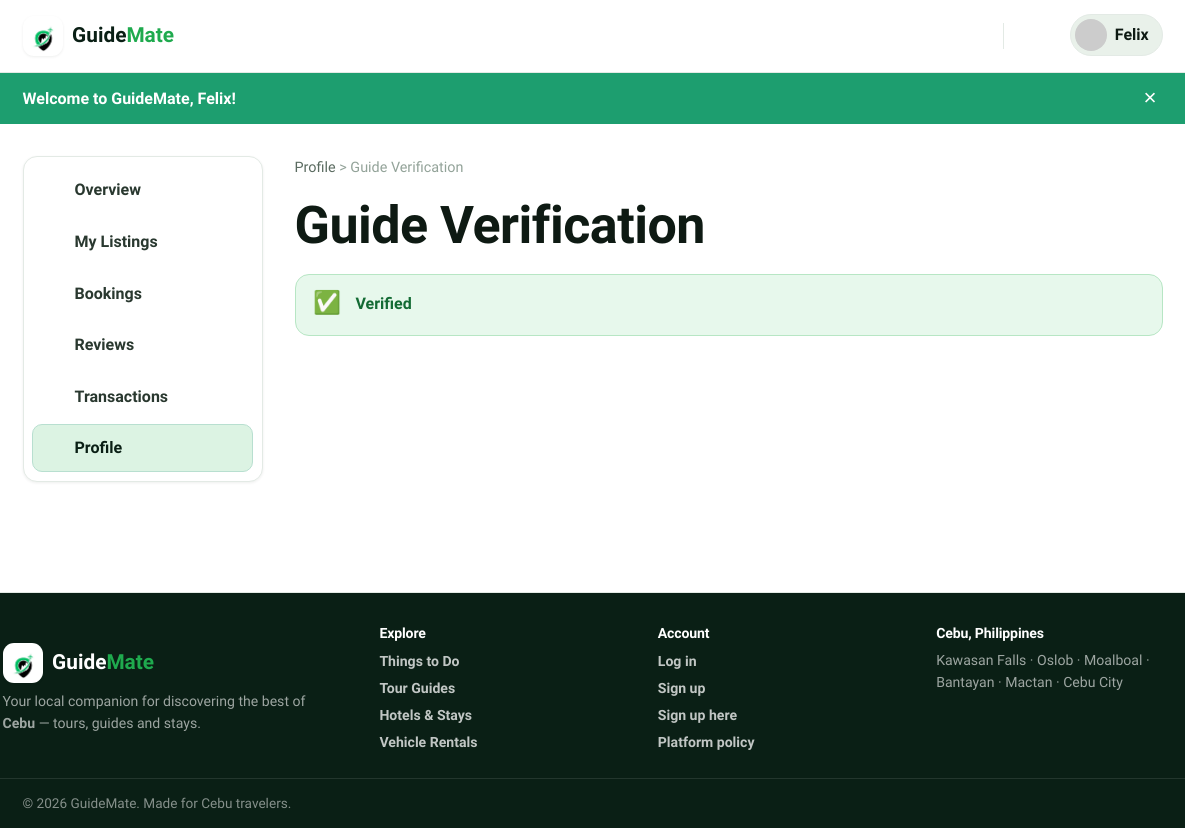
The page /public/dashboard/verification (signed in) on the database its author committed.
### tables this page shows
CREATE TABLE `users` (
  `id` int(10) unsigned NOT NULL AUTO_INCREMENT,
  `name` varchar(120) NOT NULL,
  `email` varchar(190) NOT NULL,
  `password` varchar(255) NOT NULL,
  `role` enum('admin','guide','tourist') NOT NULL DEFAULT 'tourist',
  `phone` varchar(40) DEFAULT NULL,
  `avatar` varchar(255) DEFAULT NULL,
  `bio` text DEFAULT NULL,
  `location` varchar(120) DEFAULT NULL,
  `is_active` tinyint(1) NOT NULL DEFAULT 1,
  `guide_status` enum('none','pending','approved','rejected') NOT NULL DEFAULT 'none',
  `guide_review_note` varchar(500) DEFAULT NULL,
  `guide_reviewed_at` timestamp NULL DEFAULT NULL,
  `guide_warned` tinyint(1) NOT NULL DEFAULT 0,
  `guide_warning_note` varchar(500) DEFAULT NULL,
  `admin_totp_secret` varchar(64) DEFAULT NULL,
  `admin_totp_enabled` tinyint(1) NOT NULL DEFAULT 0,
  `created_at` timestamp NOT NULL DEFAULT current_timestamp(),
  `updated_at` timestamp NOT NULL DEFAULT current_timestamp() ON UPDATE current_timestamp(),
  `last_seen_at` timestamp NULL DEFAULT NULL,
  PRIMARY KEY (`id`),
  UNIQUE KEY `users_email_unique` (`email`)
);

### app/Views/guide/verification.php (the view, shortened to what the rows shown need)
<?php
$status = (string) ($user['guide_status'] ?? 'none');
$banner = [
    'pending' => ['cls' => 'banner-amber', 'icon' => '⏳', 'title' => __('g_ver_pending_title', 'Application under review'), 'text' => __('g_ver_pending_text', 'Our admin team is reviewing your documents. You can publish listings once your account is approved.')],
    'approved' => ['cls' => 'banner-green', 'icon' => '✅', 'title' => __('g_ver_approved_title', 'Verified'), 'text' => ''],
    'rejected' => ['cls' => 'banner-red', 'icon' => '⚠️', 'title' => __('g_ver_rejected_title', 'Application not approved'), 'text' => __('g_ver_rejected_text', 'Please review the note below, then upload updated documents to re-apply.')],
][$status] ?? ['cls' => 'banner-amber', 'icon' => 'ℹ️', 'title' => __('g_ver_default_title', 'Verification'), 'text' => __('g_ver_default_text', 'Submit your documents to become a verified guide.')];
$breadcrumbTitle = match ((string) ($user['role'] ?? '')) {
    'hotel_admin' => 'Hotel Partner Verification',
    'rental_admin' => 'Rental Partner Verification',
    default => 'Guide Verification',
};
?>
<div class="container">
    <div class="dash-layout">
        <?= \App\Core\View::partial('partials/dash-nav') ?>
        <div>
            <div class="breadcrumb" style="margin-top:0;"><a href="<?= e(url('/profile')) ?>"><?= e(__('d_profile', 'Profile')) ?></a> &gt; <?= e($breadcrumbTitle) ?></div>
            <h1 style="margin-bottom:1rem;"><?= e($heading ?? $breadcrumbTitle) ?></h1>
            <div class="status-banner <?= $banner['cls'] ?>">
                <?php if ($banner['icon'] !== ''): ?><span class="status-icon"><?= $banner['icon'] ?></span><?php endif; ?>
                <div>
                    <strong><?= e($banner['title']) ?></strong>
                </div>
            </div>
        </div>
    </div>
</div>

### app/Core/Router.php (shortened to what the rows shown need)
<?php
final class Router
{
    private array $routes = [];
    private function add(string $method, string $pattern, array $handler, array $guards): void
    {
        $this->routes[] = [
            'method' => $method,
            'pattern' => $pattern,
            'handler' => $handler,
            'guards' => $guards,
        ];
    }
    public function dispatch(string $method, string $uri): void
    {
        $path = $this->normalize($uri);
        $method = strtoupper($method);
        foreach ($this->routes as $route) {
            if ($route['method'] !== $method) {
                continue;
            }
            $regex = $this->compile($route['pattern']);
            if (preg_match($regex, $path, $matches) === 1) {
                $params = array_filter($matches, 'is_string', ARRAY_FILTER_USE_KEY);
                $this->runGuards($route['guards']);
                $this->invoke($route['handler'], $params);
                return;
            }
        }
    }
    private function compile(string $pattern): string
    {
        $regex = preg_replace('#\{([a-zA-Z_][a-zA-Z0-9_]*)\}#', '(?P<$1>[^/]+)', $pattern);
        return '#^' . $regex . '$#';
    }
    private function normalize(string $uri): string
    {
        $path = parse_url($uri, PHP_URL_PATH) ?: '/';
        $base = App::basePath();
        if ($base !== '' && str_starts_with($path, $base)) {
            $path = substr($path, strlen($base));
        }
        $path = str_replace('/index.php', '', $path);
        $path = '/' . trim($path, '/');
        return $path === '/' ? '/' : rtrim($path, '/');
    }
    private function runGuards(array $guards): void
    {
        foreach ($guards as $guard) {
            switch ($guard) {
                case 'provider':
                    if (!Auth::isProvider()) {
                        abort(403, 'Service providers only.');
                    }
                    break;
            }
        }
    }
    private function invoke(array $handler, array $params): void
    {
        [$class, $action] = $handler;
        $controller = new $class();
        $controller->{$action}(...array_values($params));
    }
}

### app/Views/layouts/main.php (shortened to what the rows shown need)
<?php
$user = auth_user();
$isGuide = ($user['role'] ?? null) === 'guide';
$current = parse_url($_SERVER['REQUEST_URI'] ?? '/', PHP_URL_PATH) ?: '/';
$base = \App\Core\App::basePath();
if ($base !== '' && str_starts_with($current, $base)) {
    $current = substr($current, strlen($base)) ?: '/';
}
$current = '/' . trim($current, '/');
$publicBrowse = $current === '/'
    || in_array($current, ['/listings', '/things-to-do', '/tour-guides', '/hotels', '/rentals'], true)
    || str_starts_with($current, '/listing/')
    || str_starts_with($current, '/rentals/');
$isMessages = str_starts_with($current, '/messages');
$isDashboard = str_starts_with($current, '/dashboard') || str_starts_with($current, '/profile');
$hideFooter = $isMessages;
$guideWarned = $user && ($user['role'] ?? null) === 'guide' && \App\Models\User::isGuideWarned((int) $user['id']);
$headerUser = ($isGuide && $publicBrowse) ? null : $user;
$unread = 0;
if ($headerUser) {
    $unread = \App\Models\Message::unreadCount((int) $headerUser['id']);
}
$currentLocale = $_SESSION['_locale'] ?? 'en';
?>
<!DOCTYPE html>
<html lang="<?= e($currentLocale === 'tl' ? 'tl' : 'en') ?>">
<head>
    <link rel="stylesheet" href="<?= e(asset('css/style.css')) ?>">
</head>
<body class="<?= e(trim(($isMessages ? 'page-messages ' : '') . ($isDashboard ? 'page-dashboard ' : '') . ($hideFooter ? 'page-no-footer ' : '') . ($guideWarned ? 'guide-warned' : ''))) ?>">
<header class="site-header" id="siteHeader">
    <div class="container header-inner">
<?php if ($isGuide): ?>
            <span class="brand brand-static">
                <span class="brand-mark">◐</span>
                <span class="brand-text">Guide<strong>Mate</strong></span>
            </span>
        <?php endif; ?>
        <nav class="main-nav" id="mainNav">
            <?php if ($headerUser): ?>
                <a href="<?= e(url('/messages')) ?>" class="nav-icon" title="Messages" aria-label="Messages">
                    <?= admin_icon('messages', 22) ?><?php if ($unread > 0): ?><span class="badge"><?= (int) $unread ?></span><?php endif; ?>
                </a>
                <div class="nav-menu">
                    <button class="nav-avatar" id="userMenuBtn">
                        <img src="<?= e(img_src($headerUser['avatar'] ?? null, 'avatar' . $headerUser['id'])) ?>" alt="">
                        <span><?= e(explode(' ', (string) $headerUser['name'])[0]) ?></span>
                    </button>
                </div>
            <?php else: ?>
                <a href="<?= e(url('/login')) ?>" class="btn btn-ghost btn-sm">Log in</a>
                <a href="<?= e(url('/register')) ?>" class="btn btn-primary btn-sm">Sign up</a>
            <?php endif; ?>
        </nav>
    </div>
</header>
<?php foreach (['success' => 'flash-success', 'error' => 'flash-error', 'info' => 'flash-info'] as $key => $cls): ?>
    <?php if ($msg = flash($key)): ?>
        <div class="flash <?= $cls ?>" role="alert">
            <div class="container"><?= e($msg) ?><button class="flash-close" aria-label="Dismiss">&times;</button></div>
        </div>
    <?php endif; ?>
<?php endforeach; ?>
<main>
    <?= $content ?>
</main>
<?php if (!$hideFooter): ?>
<footer class="site-footer<?= $isDashboard ? ' site-footer--dash' : '' ?>">
    <div class="container footer-grid">
        <div>
            <?php if ($isGuide): ?>
                <span class="brand brand-static">
                    <span class="brand-mark">◐</span><span class="brand-text">Guide<strong>Mate</strong></span>
                </span>
            <?php else: ?>
                <a href="<?= e(url('/')) ?>" class="brand">
                    <span class="brand-mark">◐</span><span class="brand-text">Guide<strong>Mate</strong></span>
                </a>
            <?php endif; ?>
            <p class="footer-tag">Your local companion for discovering the best of <strong>Cebu</strong> — tours, guides and stays.</p>
        </div>
        <div>
            <h4>Explore</h4>
            <a href="<?= e(url('/things-to-do')) ?>">Things to Do</a>
            <a href="<?= e(url('/tour-guides')) ?>">Tour Guides</a>
            <a href="<?= e(url('/hotels')) ?>">Hotels &amp; Stays</a>
            <a href="<?= e(url('/rentals')) ?>">Vehicle Rentals</a>
        </div>
        <div>
            <h4>Account</h4>
            <a href="<?= e(url('/login')) ?>">Log in</a>
            <a href="<?= e(url('/register')) ?>">Sign up</a>
            <a href="<?= e(url('/register?role=guide')) ?>">Sign up here</a>
            <a href="<?= e(url('/policy')) ?>">Platform policy</a>
        </div>
        <div>
            <h4>Cebu, Philippines</h4>
            <p class="footer-tag footer-locations">Kawasan Falls · Oslob · Moalboal · Bantayan · Mactan · Cebu City</p>
        </div>
    </div>
    <div class="footer-bottom">
        <div class="container">© <?= date('Y') ?> GuideMate. Made for Cebu travelers.</div>
    </div>
</footer>
<?php endif; ?>
</body>
</html>

### rows shown on the page
users: role+name "Felix", role "Guide Verification", guide_status "✅", guide_status "Verified"

### other values the page prints
$msg "Welcome to GuideMate, Felix!"
